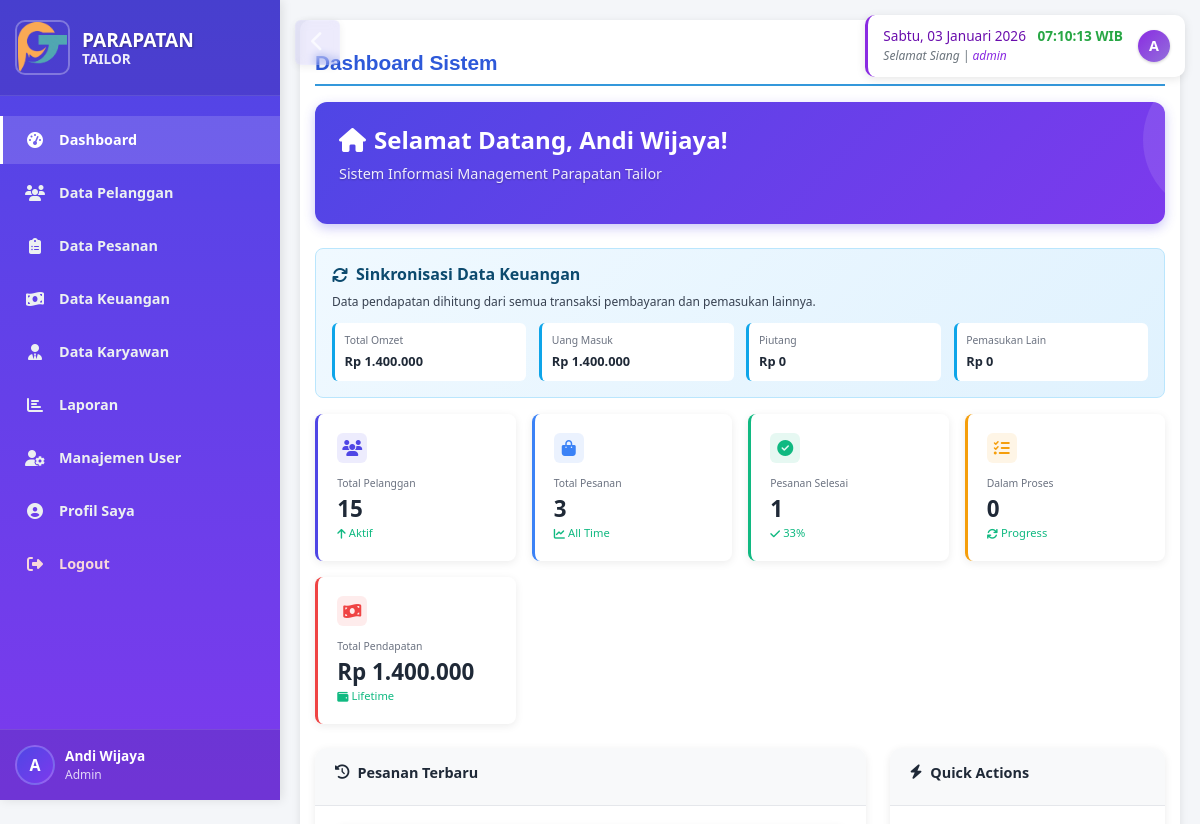
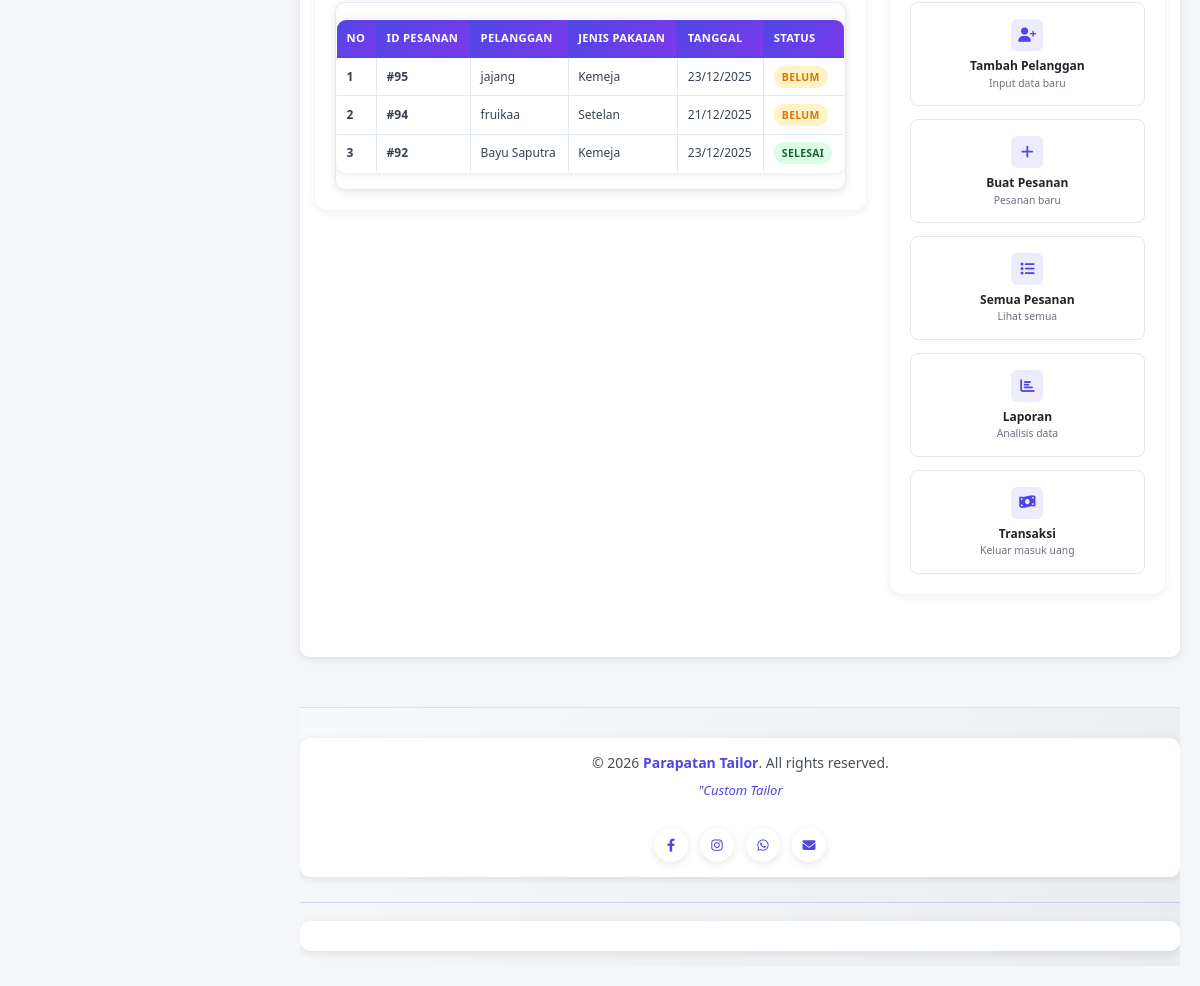
/dashboard.php (signed in), run on the app's committed database (2 pictures, top to bottom).
### tables this page shows
CREATE TABLE `logo_settings` (
  `id` int(11) NOT NULL,
  `logo_path` varchar(255) NOT NULL,
  `logo_name` varchar(100) DEFAULT NULL,
  `created_at` timestamp NOT NULL DEFAULT current_timestamp(),
  `updated_at` timestamp NOT NULL DEFAULT current_timestamp() ON UPDATE current_timestamp()
);

CREATE TABLE `users` (
  `id_user` int(11) NOT NULL,
  `username` varchar(50) NOT NULL,
  `password` varchar(255) NOT NULL,
  `email` varchar(100) DEFAULT NULL,
  `no_hp` varchar(20) DEFAULT NULL,
  `alamat` text DEFAULT NULL,
  `foto_profil` varchar(255) DEFAULT NULL,
  `nama_lengkap` varchar(100) DEFAULT NULL,
  `role` enum('admin','pemilik','pegawai') NOT NULL,
  `status` enum('aktif','non-aktif') DEFAULT 'aktif',
  `id_karyawan` int(11) DEFAULT NULL,
  `created_at` timestamp NOT NULL DEFAULT current_timestamp(),
  `updated_at` timestamp NOT NULL DEFAULT current_timestamp() ON UPDATE current_timestamp()
);

CREATE TABLE `data_pesanan` (
  `id_pesanan` int(11) NOT NULL,
  `id_pelanggan` int(11) NOT NULL,
  `id_ukuran` int(11) DEFAULT NULL,
  `id_karyawan` int(11) DEFAULT NULL,
  `tgl_pesanan` date NOT NULL,
  `tgl_selesai` date DEFAULT NULL,
  `jenis_pakaian` varchar(100) DEFAULT NULL,
  `bahan` varchar(100) DEFAULT NULL,
  `catatan` text DEFAULT NULL,
  `total_harga` decimal(12,2) NOT NULL,
  `jumlah_bayar` decimal(12,2) DEFAULT 0.00,
  `sisa_bayar` decimal(12,2) DEFAULT 0.00,
  `total_kuantitas` int(11) DEFAULT 1,
  `status_pesanan` enum('belum','dalam_proses','selesai') DEFAULT 'belum',
  `created_at` timestamp NOT NULL DEFAULT current_timestamp(),
  `metode_pembayaran` varchar(20) DEFAULT 'tunai',
  `status_pembayaran` varchar(20) DEFAULT 'belum_bayar'
);

CREATE TABLE `data_pelanggan` (
  `id_pelanggan` int(11) NOT NULL,
  `nama` varchar(100) NOT NULL,
  `no_hp` varchar(15) DEFAULT NULL,
  `alamat` text DEFAULT NULL,
  `created_at` timestamp NOT NULL DEFAULT current_timestamp()
);

### dashboard.php (the view, shortened to what the rows shown need)
<?php
require_once 'config/database.php';
$user_data = [];
try {
    $stmt = $pdo->prepare("SELECT nama_lengkap, role, id_user FROM users WHERE id_user = ?");
    $stmt->execute([$_SESSION['user_id']]);
    $user_data = $stmt->fetch(PDO::FETCH_ASSOC);
} catch (PDOException $e) {
    error_log("Error fetching user data: " . $e->getMessage());
}
?>
<!DOCTYPE html>
<html lang="id">
<head>
    <link href="https://cdn.jsdelivr.net/npm/bootstrap@5.3.3/dist/css/bootstrap.min.css" rel="stylesheet">
    <link rel="stylesheet" href="https://cdnjs.cloudflare.com/ajax/libs/font-awesome/6.4.0/css/all.min.css">
</head>
<body>
    <?php include 'includes/sidebar.php'; ?>
    <?php include 'includes/header.php'; ?>
    <div class="main-content">
        <div class="content-body">
            <div class="container">
                <h2 class="my-3">Dashboard Sistem</h2>
                <div class="welcome-header">
                    <div class="welcome-content">
                        <h1 class="welcome-title">
                            <i class="fas fa-home"></i>
                            Selamat Datang, <?= htmlspecialchars($user_data['nama_lengkap'] ?? $_SESSION['nama_lengkap'] ?? 'User'); ?>!
                        </h1>
                        <p class="welcome-subtitle">
                            Sistem Informasi Management Parapatan Tailor
                        </p>
                    </div>
                </div>
                <div class="dashboard-grid">
                    <div class="left-column">
                        <div class="section-card">
                            <div class="section-body">
                                <?php
                                try {
                                    $stmt = $pdo->query("SELECT p.*, pl.nama as nama_pelanggan, u.nama_lengkap as nama_pegawai
                                                        FROM data_pesanan p
                                                        LEFT JOIN data_pelanggan pl ON p.id_pelanggan = pl.id_pelanggan
                                                        LEFT JOIN users u ON p.id_karyawan = u.id_user
                                                        ORDER BY p.created_at DESC LIMIT 6");
                                    $recent_orders = $stmt->fetchAll(PDO::FETCH_ASSOC);
                                    if (count($recent_orders) > 0): ?>
                                    <div class="table-container">
                                        <table class="table">
                                            <thead>
                                                <tr>
                                                    <th class="no-urut">No</th>
                                                    <th>ID Pesanan</th>
                                                    <th>Pelanggan</th>
                                                    <th>Jenis Pakaian</th>
                                                    <th>Tanggal</th>
                                                    <th>Status</th>
                                                </tr>
                                            </thead>
                                            <tbody>
                                                <?php $no = 1; ?>
                                                <?php foreach ($recent_orders as $row): ?>
                                                <?php
                                                $status_class = match($row['status_pesanan']) {
                                                    'belum' => 'status-belum',
                                                    'dalam_proses' => 'status-dalam_proses',
                                                    'selesai' => 'status-selesai',
                                                    default => 'status-belum',
                                                };
                                                $status_text = match($row['status_pesanan']) {
                                                    'belum' => 'Belum',
                                                    'dalam_proses' => 'Proses',
                                                    'selesai' => 'Selesai',
                                                    default => ucfirst($row['status_pesanan']),
                                                };
                                                ?>
                                                <tr>
                                                    <td class="no-urut"><?= $no++; ?></td>
                                                    <td><strong>#<?= htmlspecialchars($row['id_pesanan']); ?></strong></td>
                                                    <td><?= htmlspecialchars($row['nama_pelanggan']); ?></td>
                                                    <td><?= htmlspecialchars($row['jenis_pakaian'] ?? '-'); ?></td>
                                                    <td><?= date('d/m/Y', strtotime($row['tgl_pesanan'])); ?></td>
                                                    <td><span class="status-badge <?= $status_class; ?>"><?= $status_text; ?></span></td>
                                                </tr>
                                                <?php endforeach; ?>
                                            </tbody>
                                        </table>
                                    </div>
                                    <?php endif;
                                } catch (PDOException $e) {
                                    echo '<div class="alert alert-danger">Error loading recent orders: ' . $e->getMessage() . '</div>';
                                }
                                ?>
                            </div>
                        </div>
                    </div>
                </div>
            </div>
        </div>
        <?php include 'includes/footer.php'; ?>
</body>
</html>

### includes/sidebar.php (shortened to what the rows shown need)
<?php
$base_path = '';
$database_included = false;
$possible_paths = [
    __DIR__ . '/../config/database.php',
    __DIR__ . '/../../config/database.php',
    'config/database.php',
    '../config/database.php',
    '../../config/database.php'
];
foreach ($possible_paths as $path) {
    if (file_exists($path)) {
        $database_included = true;
        break;
    }
}
$logo_path = 'assets/images/logoTailor.png';
$logo_name = 'Parapatan Tailor';
if ($database_included && isset($pdo) && $pdo) {
    try {
        $check_table = $pdo->query("SHOW TABLES LIKE 'logo_settings'");
        if ($check_table->rowCount() > 0) {
            $stmt = $pdo->query("SELECT logo_path, logo_name FROM logo_settings ORDER BY id DESC LIMIT 1");
            if ($row = $stmt->fetch()) {
                $logo_path = $row['logo_path'] ?? 'assets/images/logoTailor.png';
                $logo_name = $row['logo_name'] ?? 'Parapatan Tailor';
            }
        }
    } catch (PDOException $e) {
        error_log("Error fetching logo: " . $e->getMessage());
    }
}
?>
<div class="sidebar" id="sidebar">
    <div class="sidebar-header">
        <div class="logo-container">
            <div class="logo-wrapper">
                <div class="logo-clickable" id="logoPreview">
                    <img src="<?php echo $base_path . $logo_path; ?>"
                         alt="<?php echo htmlspecialchars($logo_name); ?> Logo"
                         class="logo"
                         onerror="this.style.display='none'; document.getElementById('logoFallback').style.display='flex';">
                </div>
            </div>
        </div>
    </div>
</div>

### data on the page
logo_settings: logo_path (picture)
users: nama_lengkap "Andi Wijaya"
data_pesanan: id_pesanan "95", id_pelanggan.nama "jajang", jenis_pakaian "Kemeja", tgl_pesanan "23/12/2025", status_pesanan "BELUM"
data_pesanan: id_pesanan "94", id_pelanggan.nama "fruikaa", jenis_pakaian "Setelan", tgl_pesanan "21/12/2025", status_pesanan "BELUM"
data_pesanan: id_pesanan "92", id_pelanggan.nama "Bayu Saputra", jenis_pakaian "Kemeja", tgl_pesanan "23/12/2025", status_pesanan "SELESAI"

### other printed values
$initials "A"
$_SESSION['nama_lengkap'] "Andi Wijaya"
$_SESSION['role'] "Admin"
$salam "Selamat Siang"
$nama_user "admin"
$initial "A"
$total_omzet "1.400.000"
$total_uang_masuk "1.400.000"
$total_piutang "0"
$total_pemasukan_lain "0"
$total_pelanggan "15"
$total_pesanan "3"
$total_selesai "1"
$total_dalam_proses "0"
$total_pendapatan "1.400.000"
